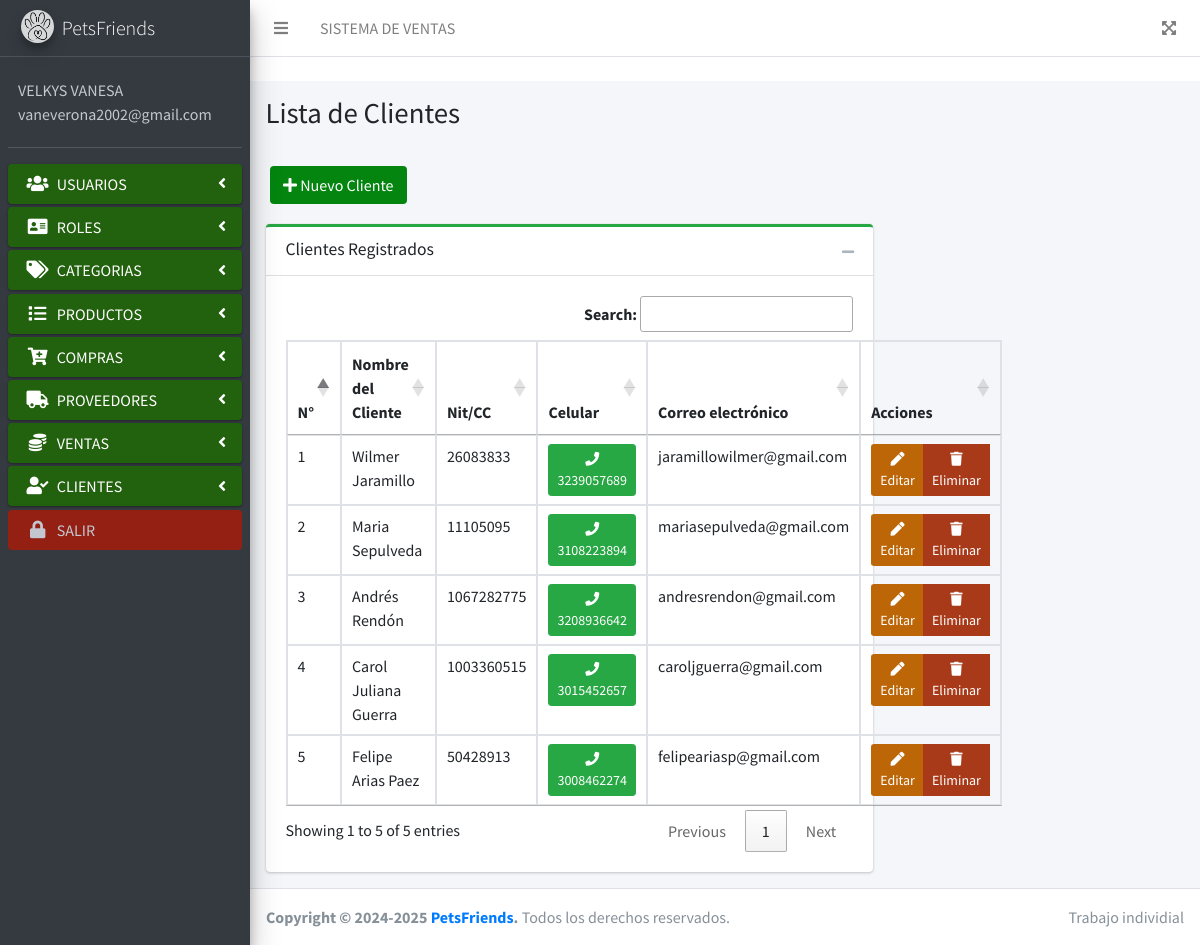
The page /clientes/index.php (signed in) on the database its author committed.
### tables this page shows
CREATE TABLE `usuarios` (
  `id_usuario` int(11) NOT NULL,
  `nombres` varchar(250) NOT NULL,
  `email` varchar(250) NOT NULL,
  `password_usuario` text NOT NULL,
  `token` varchar(100) NOT NULL,
  `id_rol` int(11) NOT NULL,
  `f_h_creacion` datetime NOT NULL,
  `f_h_actualizacion` datetime NOT NULL
);

CREATE TABLE `clientes` (
  `id_cliente` int(11) NOT NULL,
  `nombre_cliente` varchar(255) NOT NULL,
  `nit_di_cliente` varchar(255) NOT NULL,
  `celular_cliente` varchar(50) NOT NULL,
  `correo_cliente` varchar(255) NOT NULL,
  `fyh_creacion` datetime NOT NULL,
  `fyh_actualizacion` datetime NOT NULL
);

### app/config.php (called while the page is built, shortened)
<?php
$URL = "http://localhost/WWW.SISTEMA_VENTA.COM/";

### layout/session.php (called while the page is built, shortened)
<?php
if (isset ($_SESSION['session_email'])){
   $email_session =  ($_SESSION['session_email']);
   $sql= "SELECT used.id_usuario as id_usuario, used.nombres as nombres, used.email as email, rol.rol as rol
                FROM usuarios as used INNER JOIN roles as rol ON used.id_rol = rol.id_rol WHERE email = '$email_session'";
   $query= $pdo->prepare($sql);
   $query->execute();
   $usuarios =$query->fetchAll( PDO:: FETCH_ASSOC);
     foreach($usuarios as $usuario){
             $session_nombres =$usuario ["nombres"];
             $session_rol =$usuario ["rol"];
          }
} else {
   echo "no existe";
   header('Location:' .$URL. 'login/index.php');
   exit;
}
$permisos = [
    'ADMINISTRADOR' => ['*'],
    'VENDEDOR' => ['modulo_ventas', 'modulo_clientes'],
    'BODEGUERO' => ['modulo_compras', 'modulo_productos']
];
if (!function_exists('tienePermiso')) {
    function tienePermiso($modulo) {
        global $permisos, $session_rol;
        if ($permisos[$session_rol][0] == '*') return true;
        return in_array($modulo, $permisos[$session_rol]);
    }
}
?>

### app/controllers/clientes/lista_clientes.php (called while the page is built)
<?php
$sql_clientes= "SELECT * FROM clientes";
$query_clientes= $pdo->prepare($sql_clientes);
$query_clientes->execute();
$tabla_clientes =$query_clientes->fetchAll( PDO:: FETCH_ASSOC);
?>

### clientes/index.php (the view, shortened to what this page needs)
<?php
include ('../app/config.php');
include ('../layout/session.php');
include ('../layout/parte1.php');
include('../app/controllers/clientes/lista_clientes.php');
?>
<link rel="stylesheet" href="https://cdn.datatables.net/1.13.4/css/jquery.dataTables.min.css">
<link rel="stylesheet" href="https://cdn.datatables.net/buttons/2.3.6/css/buttons.dataTables.min.css"> ...
  <div class="content-wrapper">
    <div class="content-header">
      <div class="container-fluid">
            <h1 class="m-0">Lista de Clientes</h1>
      </div>
    </div>
    <div class="card-body">
      <button type="button" class="btn" style="background: #038510; color: white" data-toggle="modal" data-target="#modal_crear_cliente">
      <i class="fas fa-plus"></i>   Nuevo Cliente
     </button>
    </div>
    <div class="content">
      <div class="container-fluid">
           <div class="row">
                <div class="col-md-8">
                   <div class="card card-outline card-success">
                       <div class="card-header">
                            <h3 class="card-title">Clientes Registrados</h3>
                          <div class="card-tools">
                              <button type="button" class="btn btn-tool" data-card-widget="collapse"><i class="fas fa-minus"></i>
                               </button>
                          </div>
                       </div>
                      <div class="card-body">
                          <table id="miTabla" class="table table-bordered table-hover table-fluid">
                          <thead>
                              <tr>
                                  <th>N°</th>
                                  <th>Nombre del Cliente</th>
                                  <th>Nit/CC</th>
                                  <th>Celular</th>
                                  <th>Correo electrónico</th>
                                  <th>Acciones</th>
                              </tr>
                          </thead>
                          <tbody>
                              <?php
                                $contador_de_clientes = 0;
                                foreach($tabla_clientes as $tabla_cliente){
                                  $id_cliente = $tabla_cliente['id_cliente'];
                              ?>
                               <tr>
                                  <td> <?php echo $contador_de_clientes = $contador_de_clientes + 1; ?></td>
                                  <td> <?php echo $tabla_cliente['nombre_cliente']; ?></td>
                                  <td> <?php echo $tabla_cliente['nit_di_cliente']; ?></td>
                                  <td> <a href="http://wa.me/57<?php echo $tabla_cliente['celular_cliente']; ?>" class="btn btn-success btn-sm" target="_black"><i class="fas fa-phone" style="color: white"></i>
                                        <?php echo $tabla_cliente['celular_cliente']; ?></a>
                                  </td>
                                  <td> <?php echo $tabla_cliente['correo_cliente']; ?></td>
                                  <td class="fixed">
                                      <div class="btn-group">
                                         <button type="button" class="btn btn-sm" style="background: #BC6608; color: white" data-toggle="modal" data-target="#modal_editar_cliente<?php echo $id_cliente;?>">
                                            <i class="fas fa-pen"></i> Editar
                                          </button>
                                         <button type="button" class="btn btn-sm" style="background: #A83A1A; color: white" data-toggle="modal" data-target="#modal-eliminar<?php echo $id_cliente;?>">
                                            <i class="fas fa-trash"></i> Eliminar
                                          </button>
                                    </div>
                                  </td>
                              </tr>
                              <?php
                              }
                              ?>
                          </tbody>
                          </table>
                     </div>
                 </div>
               </div>
          </div>
      </div>
    </div>
  </div>
<?php
include ('../layout/parte2.php');
?>

### layout/parte1.php (shortened to what this page needs)
<?php
include ('session.php');
?>
<!DOCTYPE html>
<html lang="es">
<head>
  <link rel="stylesheet" href="<?php echo $URL; ?>public/css/fontawesome-free/css/all.min.css">
  <link rel="stylesheet" href="<?php echo $URL; ?>public/css/adminlte.min.css">
</head>
<body class="hold-transition sidebar-mini">
<div class="wrapper">
  <nav class="main-header navbar navbar-expand navbar-white navbar-light">
    <ul class="navbar-nav">
      <li class="nav-item">
        <a class="nav-link" data-widget="pushmenu" href="#" role="button"><i class="fas fa-bars"></i></a>
      </li>
      <li class="nav-item d-none d-sm-inline-block">
        <a href="#" class="nav-link">SISTEMA DE VENTAS</a>
      </li>
    </ul>
    <ul class="navbar-nav ml-auto">
      <li class="nav-item">
        <a class="nav-link" data-widget="fullscreen" href="#" role="button">
          <i class="fas fa-expand-arrows-alt"></i>
        </a>
      </li>
    </ul>
  </nav>
  <aside  class="main-sidebar sidebar-dark-primary  elevation-4">
    <a href="../index.php" class="brand-link">
      <img src="<?php echo $URL; ?>/public/img/icono-pag.jpg" alt="Logo" class="brand-image img-circle elevation-3" style="opacity: .8">
      <span class="brand-text font-weight-light">PetsFriends</span>
    </a>
    <div class="sidebar">
      <div class="user-panel mt-3 pb-3 mb-3 d-flex">
        <div class="info">
          <a href="#" class="d-block"> <?php echo $session_nombres; ?> </a>
          <a href="#" class="d-block"> <?php echo $email_session; ?> </a>
        </div>
      </div>
      <nav class="mt-2">
        <ul class="nav nav-pills nav-sidebar flex-column" data-widget="treeview" role="menu" data-accordion="false">
          <?php if(tienePermiso('modulo_usuarios')) { ?>
         <li class="nav-item menu">
            <a style="background: #22610D" href="#" class="nav-link active" >
              <i class="nav-icon fas fa-users"></i>
              <p>
                USUARIOS
                <i class="right fas fa-angle-left"></i>
              </p>
            </a>
          </li>
          <?php } ?>
          <?php if(tienePermiso('modulo_roles')) { ?>
          <li class="nav-item menu">
            <a style="background: #22610D" href="#" class="nav-link active">
              <i class="nav-icon fas fa-address-card"></i>
              <p>
                ROLES
                <i class="right fas fa-angle-left"></i>
              </p>
            </a>
          </li>
          <?php } ?>
          <?php if(tienePermiso('modulo_categorias')) { ?>
          <li class="nav-item menu">
            <a style="background: #22610D" href="#" class="nav-link active">
              <i class="nav-icon fas fa-tags"></i>
              <p>
                CATEGORIAS
                <i class="right fas fa-angle-left"></i>
              </p>
            </a>
          </li>
          <?php } ?>
          <?php if(tienePermiso('modulo_productos')) { ?>
          <li class="nav-item menu">
            <a style="background: #22610D" href="#" class="nav-link active">
              <i class="nav-icon fas fa-list"></i>
              <p>
                PRODUCTOS
                <i class="right fas fa-angle-left"></i>
              </p>
            </a>
          </li>
          <?php } ?>
          <?php if(tienePermiso('modulo_compras')) { ?>
          <li class="nav-item menu">
            <a style="background: #22610D" href="#" class="nav-link active">
              <i class="nav-icon fas fa-cart-plus"></i>
              <p>
                COMPRAS
                <i class="right fas fa-angle-left"></i>
              </p>
            </a>
          </li>
          <?php } ?>
          <?php if(tienePermiso('modulo_proveedores')) { ?>
          <li class="nav-item menu">
            <a style="background: #22610D" href="#" class="nav-link active">
              <i class="nav-icon fas fa-truck"></i>
              <p>
                PROVEEDORES
                <i class="right fas fa-angle-left"></i>
              </p>
            </a>
          </li>
          <?php } ?>
          <?php if(tienePermiso('modulo_ventas')) { ?>
          <li class="nav-item menu">
            <a style="background: #22610D" href="#" class="nav-link active">
              <i class="nav-icon fas fa-coins"></i>
              <p>
                 VENTAS
                <i class="right fas fa-angle-left"></i>
              </p>
            </a>
          </li>
          <?php } ?>
          <?php if(tienePermiso('modulo_clientes')) { ?>
          <li class="nav-item menu">
            <a style="background: #22610D" href="#" class="nav-link active">
              <i class="nav-icon fas fa-user-check"></i>
              <p>
                CLIENTES
                <i class="right fas fa-angle-left"></i>
              </p>
            </a>
          </li>
          <?php } ?>
          <li class="nav-item">
            <a style="background: #942014" href="<?php echo $URL; ?>/app/controllers/login/cerrar_session.php" class="nav-link">
              <i class="nav-icon fas fa-lock"></i>
              <p> SALIR</p>
            </a>
          </li>
        </ul>
      </nav>
    </div>
  </aside>

### rows shown on the page
usuarios: nombres "VELKYS VANESA"
clientes: nombre_cliente "Wilmer Jaramillo", nit_di_cliente "26083833", celular_cliente "3239057689", correo_cliente "jaramillowilmer@gmail.com"
clientes: contador_de_clientes "2", nombre_cliente "Maria Sepulveda", nit_di_cliente "11105095", celular_cliente "3108223894", correo_cliente "mariasepulveda@gmail.com"
clientes: contador_de_clientes "3", nombre_cliente "Andrés Rendón", nit_di_cliente "1067282775", celular_cliente "3208936642", correo_cliente "andresrendon@gmail.com"
clientes: contador_de_clientes "4", nombre_cliente "Carol Juliana Guerra", nit_di_cliente "1003360515", celular_cliente "3015452657", correo_cliente "caroljguerra@gmail.com"
clientes: contador_de_clientes "5", nombre_cliente "Felipe Arias Paez", nit_di_cliente "50428913", celular_cliente "3008462274", correo_cliente "felipeariasp@gmail.com"

### other values the page prints
$email_session "vaneverona2002@gmail.com"
